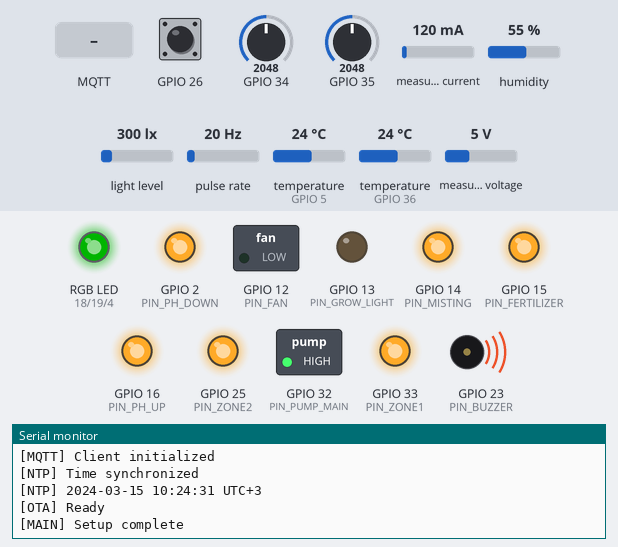
Recording of a sketch running on a simulated ESP32. Parts: switched loads named in the sketch (green lamp = pin HIGH), an RGB LED mixed from three pins (HIGH = lit), output pins drawn as LEDs (lit = HIGH), buzzer (waves = sounding, pin HIGH), the last lines printed to the serial monitor. Wiring (inferred from the names in the program): pulse sensor: data GPIO 27. The test bench sets the inputs (shaded band); at power-on: GPIO 26 HIGH, GPIO 34 = 2048, GPIO 35 = 2048, measured current 120 mA, humidity 55 %, light level 300 lx, pulse rate 20 Hz, temperature (sensors on GPIO 5, GPIO 36) 24 °C, measured voltage 5 V. Dim RGB values are drawn brighter than linear; WiFi joins after 1.5 s; servers stay silent unless stated; the local clock reads 2024-03-15 10:24:30 at power-on unless the sketch sets it; random numbers use the default seed unless the sketch sets one; no MQTT or app messages arrive unless stated.

Above: at 2.7 s.
2.8 s: MQTT message "pump_main" arrives on the first subscribed topic
At 4.2 s:
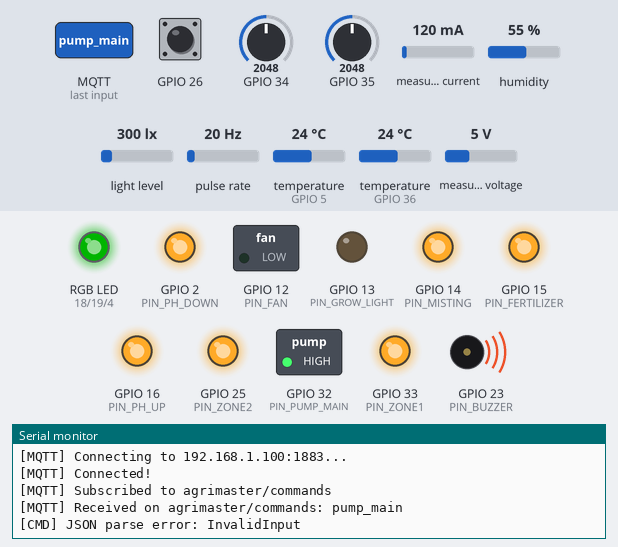
4.5 s: MQTT message "zone1" arrives on the first subscribed topic
At 5.7 s:
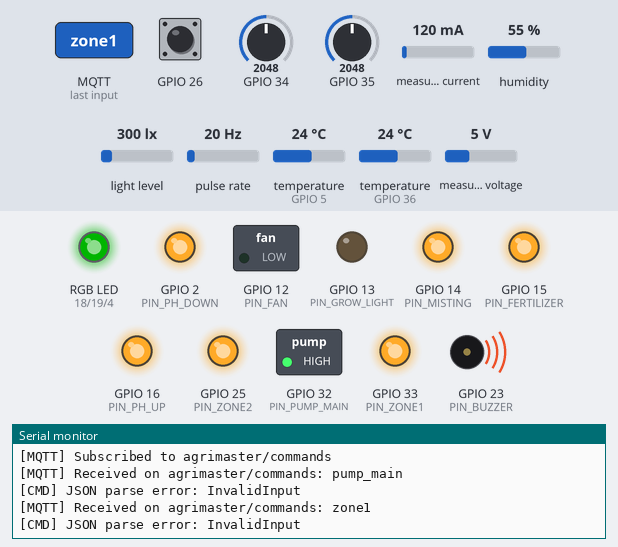
8.4 s: MQTT message "fertilizer" arrives on the first subscribed topic
At 9.9 s:
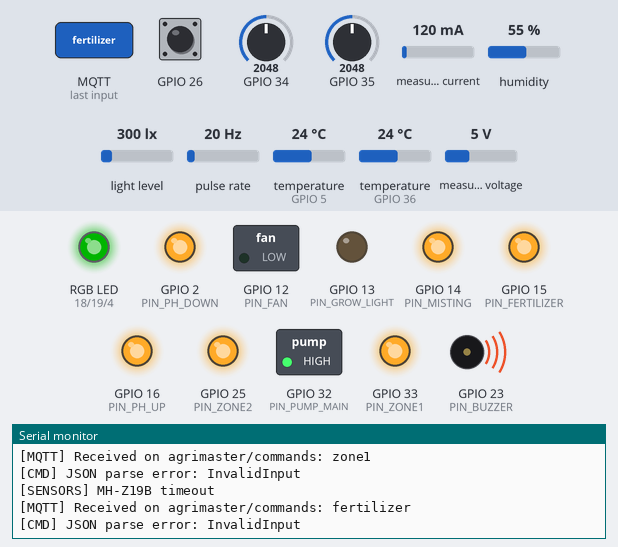

The sketch:

main.ino
```cpp
/*
 * AgriMaster Pro — Main ESP32 Firmware
 * Reads all sensors, publishes to MQTT, receives actuator commands.
 * Non-blocking loop using millis().
 */

#include "config.h"
#include "sensors.h"
#include "wifi_manager.h"
#include "ota_update.h"
#include <ArduinoJson.h>

// ═══ Actuator State ═══
struct ActuatorState {
  bool pump_main;
  bool zone1;
  bool zone2;
  bool misting;
  uint8_t fan_speed;    // 0-255
  uint8_t light_pwm;    // 0-255
  bool fertilizer;
  bool ph_down;
  bool ph_up;
  bool buzzer;
};

static ActuatorState actuators = {false,false,false,false,0,0,false,false,false,false};

// ═══ Timed auto-off tracking ═══
struct TimedAction {
  bool active;
  unsigned long off_at;
  uint8_t pin;
};
#define MAX_TIMED 10
static TimedAction timedActions[MAX_TIMED];

// ═══ Timing ═══
static unsigned long lastSensorRead = 0;
static unsigned long lastPublish = 0;
static unsigned long lastMqttConnected = 0;
static SensorReadings latestReadings;

// ═══ Sensor Buffers ═══
extern SensorBuffer buffers[10];

// ═══ Actuator pin helper ═══
void set_relay(uint8_t pin, bool on) {
  digitalWrite(pin, on ? LOW : HIGH);  // Active LOW relays
}

void init_actuator_pins() {
  uint8_t relayPins[] = {PIN_PUMP_MAIN, PIN_ZONE1, PIN_ZONE2, PIN_MISTING,
                         PIN_FERTILIZER, PIN_PH_DOWN, PIN_PH_UP, PIN_BUZZER};
  for (auto pin : relayPins) {
    pinMode(pin, OUTPUT);
    digitalWrite(pin, HIGH);  // OFF (active LOW)
  }
  // PWM channels
  ledcSetup(FAN_CHANNEL, PWM_FREQ, PWM_RESOLUTION);
  ledcAttachPin(PIN_FAN, FAN_CHANNEL);
  ledcSetup(LIGHT_CHANNEL, PWM_FREQ, PWM_RESOLUTION);
  ledcAttachPin(PIN_GROW_LIGHT, LIGHT_CHANNEL);
  ledcSetup(LED_R_CHANNEL, PWM_FREQ, PWM_RESOLUTION);
  ledcAttachPin(PIN_LED_R, LED_R_CHANNEL);
  ledcSetup(LED_G_CHANNEL, PWM_FREQ, PWM_RESOLUTION);
  ledcAttachPin(PIN_LED_G, LED_G_CHANNEL);
  ledcSetup(LED_B_CHANNEL, PWM_FREQ, PWM_RESOLUTION);
  ledcAttachPin(PIN_LED_B, LED_B_CHANNEL);
}

void set_status_led(uint8_t r, uint8_t g, uint8_t b) {
  ledcWrite(LED_R_CHANNEL, r);
  ledcWrite(LED_G_CHANNEL, g);
  ledcWrite(LED_B_CHANNEL, b);
}

// ═══ Map actuator target string → pin ═══
uint8_t target_to_pin(const char* target) {
  if (strcmp(target, "pump_main") == 0) return PIN_PUMP_MAIN;
  if (strcmp(target, "zone1") == 0) return PIN_ZONE1;
  if (strcmp(target, "zone2") == 0) return PIN_ZONE2;
  if (strcmp(target, "misting") == 0) return PIN_MISTING;
  if (strcmp(target, "fertilizer") == 0) return PIN_FERTILIZER;
  if (strcmp(target, "ph_down") == 0) return PIN_PH_DOWN;
  if (strcmp(target, "ph_up") == 0) return PIN_PH_UP;
  if (strcmp(target, "buzzer") == 0) return PIN_BUZZER;
  return 0xFF;
}

void update_actuator_state(const char* target, bool val) {
  if (strcmp(target, "pump_main") == 0) actuators.pump_main = val;
  else if (strcmp(target, "zone1") == 0) actuators.zone1 = val;
  else if (strcmp(target, "zone2") == 0) actuators.zone2 = val;
  else if (strcmp(target, "misting") == 0) actuators.misting = val;
  else if (strcmp(target, "fertilizer") == 0) actuators.fertilizer = val;
  else if (strcmp(target, "ph_down") == 0) actuators.ph_down = val;
  else if (strcmp(target, "ph_up") == 0) actuators.ph_up = val;
  else if (strcmp(target, "buzzer") == 0) actuators.buzzer = val;
}

// ═══ Schedule auto-off ═══
void schedule_off(uint8_t pin, unsigned long duration_ms, const char* target) {
  for (int i = 0; i < MAX_TIMED; i++) {
    if (!timedActions[i].active) {
      timedActions[i].active = true;
      timedActions[i].pin = pin;
      timedActions[i].off_at = millis() + duration_ms;
      Serial.printf("[ACTUATOR] Scheduled auto-off for pin %d in %lu ms\n", pin, duration_ms);
      return;
    }
  }
  Serial.println("[ACTUATOR] No free timed action slots!");
}

// ═══ MQTT Command Handler ═══
void handle_command(const char* topic, const char* payload) {
  StaticJsonDocument<512> doc;
  DeserializationError err = deserializeJson(doc, payload);
  if (err) {
    Serial.printf("[CMD] JSON parse error: %s\n", err.c_str());
    return;
  }

  const char* action = doc["action"];
  const char* target = doc["target"];

  if (!action || !target) {
    Serial.println("[CMD] Missing action or target");
    return;
  }

  if (strcmp(action, "SET_RELAY") == 0) {
    bool value = doc["value"] | false;
    uint8_t pin = target_to_pin(target);
    if (pin == 0xFF) { Serial.printf("[CMD] Unknown target: %s\n", target); return; }

    set_relay(pin, value);
    update_actuator_state(target, value);
    Serial.printf("[CMD] %s → %s\n", target, value ? "ON" : "OFF");

    int duration = doc["duration_sec"] | 0;
    if (duration > 0 && value) {
      schedule_off(pin, duration * 1000UL, target);
    }
  }
  else if (strcmp(action, "SET_PWM") == 0) {
    int value = doc["value"] | 0;
    if (strcmp(target, "fan") == 0) {
      actuators.fan_speed = constrain(value, 0, 255);
      ledcWrite(FAN_CHANNEL, actuators.fan_speed);
    } else if (strcmp(target, "grow_light") == 0) {
      actuators.light_pwm = constrain(value, 0, 255);
      ledcWrite(LIGHT_CHANNEL, actuators.light_pwm);
    }
    Serial.printf("[CMD] PWM %s → %d\n", target, value);
  }

  // Publish confirmation
  StaticJsonDocument<256> conf;
  conf["device_id"] = DEVICE_ID;
  conf["action"] = action;
  conf["target"] = target;
  conf["status"] = "executed";
  conf["timestamp"] = (double)getUnixMs();  // A-03: NTP timestamp
  char confBuf[256];
  serializeJson(conf, confBuf);
  mqtt_publish(TOPIC_STATUS, confBuf);
}

// ═══ Build & publish sensor JSON ═══
void publish_sensor_data() {
  StaticJsonDocument<768> doc;
  doc["device_id"] = DEVICE_ID;
  doc["timestamp"] = (double)getUnixMs();  // A-03: proper NTP timestamp

  JsonObject sensors = doc.createNestedObject("sensors");
  sensors["temperature"] = round(latestReadings.temperature * 10) / 10.0;
  sensors["humidity"] = round(latestReadings.humidity * 10) / 10.0;
  sensors["soil_moisture"] = round(latestReadings.soil_moisture * 10) / 10.0;
  sensors["soil_temp"] = round(latestReadings.soil_temp * 10) / 10.0;
  sensors["ph"] = round(latestReadings.ph * 100) / 100.0;
  sensors["light_lux"] = round(latestReadings.light_lux);
  sensors["co2_ppm"] = round(latestReadings.co2_ppm);
  sensors["wind_kmh"] = round(latestReadings.wind_kmh * 10) / 10.0;
  sensors["rainfall_mm"] = round(latestReadings.rainfall_mm * 10) / 10.0;
  sensors["power_w"] = round(latestReadings.power_w * 10) / 10.0;

  JsonObject acts = doc.createNestedObject("actuators");
  acts["pump_main"] = actuators.pump_main;
  acts["zone1"] = actuators.zone1;
  acts["zone2"] = actuators.zone2;
  acts["misting"] = actuators.misting;
  acts["fan_speed"] = actuators.fan_speed;
  acts["light_pwm"] = actuators.light_pwm;
  acts["fertilizer"] = actuators.fertilizer;
  acts["ph_down"] = actuators.ph_down;
  acts["ph_up"] = actuators.ph_up;

  char buffer[768];
  serializeJson(doc, buffer);
  mqtt_publish(TOPIC_SENSORS, buffer);
}

// ═══ SETUP ═══
void setup() {
  Serial.begin(115200);
  Serial.println("\n═══ AgriMaster Pro v1.0 ═══");

  memset(timedActions, 0, sizeof(timedActions));

  init_actuator_pins();
  sensors_init();

  wifi_init();
  mqtt_init();
  mqtt_set_command_callback(handle_command);

  if (wifi_is_connected()) {
    syncNTP();  // A-03: Sync time via NTP after WiFi connects
    ota_init();
  }

  set_status_led(0, 64, 0);  // Green = ready
  Serial.println("[MAIN] Setup complete");
}

// ═══ LOOP ═══
void loop() {
  unsigned long now = millis();

  // OTA handling
  if (wifi_is_connected()) {
    ota_handle();
  }

  // MQTT keep-alive
  mqtt_loop();
  if (mqtt_is_connected()) {
    lastMqttConnected = now;
  }

  // ─── Read sensors (non-blocking) ───
  if (now - lastSensorRead >= SENSOR_READ_MS) {
    lastSensorRead = now;
    latestReadings = sensors_read_all();

    // Push to circular buffers for outlier detection
    float vals[] = {
      latestReadings.temperature, latestReadings.humidity,
      latestReadings.soil_moisture, latestReadings.soil_temp,
      latestReadings.ph, latestReadings.light_lux,
      latestReadings.co2_ppm, latestReadings.wind_kmh,
      latestReadings.rainfall_mm, latestReadings.power_w
    };
    for (int i = 0; i < 10; i++) {
      if (latestReadings.valid[i]) {
        sensors_push_buffer(&buffers[i], vals[i]);
      }
    }
  }

  // ─── Publish to MQTT ───
  if (now - lastPublish >= PUBLISH_MS) {
    lastPublish = now;
    if (mqtt_is_connected()) {
      publish_sensor_data();
    }
  }

  // ─── Process timed auto-off ───
  for (int i = 0; i < MAX_TIMED; i++) {
    if (timedActions[i].active && now >= timedActions[i].off_at) {
      digitalWrite(timedActions[i].pin, HIGH);  // OFF
      Serial.printf("[ACTUATOR] Auto-off pin %d\n", timedActions[i].pin);
      timedActions[i].active = false;
    }
  }

  // ─── Watchdog: reconnect WiFi if MQTT lost too long ───
  if (!mqtt_is_connected() && (now - lastMqttConnected > WATCHDOG_TIMEOUT_MS)) {
    Serial.println("[WATCHDOG] MQTT lost >60s, reconnecting WiFi...");
    set_status_led(64, 0, 0);  // Red = error
    wifi_reconnect();
    lastMqttConnected = now; // Reset to avoid rapid retries
  }

  // Short yield to prevent WDT reset
  yield();
}
```

ota_update.cpp
```cpp
/*
 * AgriMaster Pro — OTA (Over-The-Air) Update Implementation
 * Allows firmware updates over WiFi without physical USB connection.
 */
#include "ota_update.h"
#include "config.h"
#include <Arduino.h>
#include <ArduinoOTA.h>

void otaSetup(const char* hostname, const char* password) {
  ArduinoOTA.setHostname(hostname);
  if (password && strlen(password) > 0) {
    ArduinoOTA.setPassword(password);
  }
  ArduinoOTA.setPort(3232);

  ArduinoOTA.onStart([]() {
    String type = (ArduinoOTA.getCommand() == U_FLASH) ? "firmware" : "filesystem";
    Serial.println("[OTA] Start updating " + type);
  });

  ArduinoOTA.onEnd([]() {
    Serial.println("\n[OTA] Update complete! Rebooting...");
  });

  ArduinoOTA.onProgress([](unsigned int progress, unsigned int total) {
    Serial.printf("[OTA] Progress: %u%%\r", (progress / (total / 100)));
  });

  ArduinoOTA.onError([](ota_error_t error) {
    Serial.printf("[OTA] Error[%u]: ", error);
    if (error == OTA_AUTH_ERROR) Serial.println("Auth Failed");
    else if (error == OTA_BEGIN_ERROR) Serial.println("Begin Failed");
    else if (error == OTA_CONNECT_ERROR) Serial.println("Connect Failed");
    else if (error == OTA_RECEIVE_ERROR) Serial.println("Receive Failed");
    else if (error == OTA_END_ERROR) Serial.println("End Failed");
  });

  ArduinoOTA.begin();
  Serial.printf("[OTA] Ready (hostname: %s, port: 3232)\n", hostname);
}

void otaHandle() {
  ArduinoOTA.handle();
}
```

ota_update.h
```cpp
#ifndef OTA_UPDATE_H
#define OTA_UPDATE_H

#include <ArduinoOTA.h>
#include <WiFi.h>
#include "config.h"

inline void ota_init() {
  ArduinoOTA.setHostname(DEVICE_ID);
  ArduinoOTA.setPort(3232);

  ArduinoOTA.onStart([]() {
    String type = (ArduinoOTA.getCommand() == U_FLASH) ? "firmware" : "filesystem";
    Serial.println("[OTA] Start updating " + type);
  });

  ArduinoOTA.onEnd([]() {
    Serial.println("\n[OTA] Update complete!");
  });

  ArduinoOTA.onProgress([](unsigned int progress, unsigned int total) {
    Serial.printf("[OTA] Progress: %u%%\r", (progress / (total / 100)));
  });

  ArduinoOTA.onError([](ota_error_t error) {
    Serial.printf("[OTA] Error[%u]: ", error);
    if (error == OTA_AUTH_ERROR) Serial.println("Auth Failed");
    else if (error == OTA_BEGIN_ERROR) Serial.println("Begin Failed");
    else if (error == OTA_CONNECT_ERROR) Serial.println("Connect Failed");
    else if (error == OTA_RECEIVE_ERROR) Serial.println("Receive Failed");
    else if (error == OTA_END_ERROR) Serial.println("End Failed");
  });

  ArduinoOTA.begin();
  Serial.println("[OTA] Ready");
}

inline void ota_handle() {
  ArduinoOTA.handle();
}

#endif
```

sensors.h
```cpp
#ifndef SENSORS_H
#define SENSORS_H

#include <Arduino.h>

struct SensorReadings {
  float temperature;
  float humidity;
  float soil_moisture;
  float soil_temp;
  float ph;
  float light_lux;
  float co2_ppm;
  float wind_kmh;
  float rainfall_mm;
  float power_w;
  bool valid[10]; // validity flag per sensor
};

// Circular buffer for outlier detection
struct SensorBuffer {
  float data[60];
  int head;
  int count;
  float sum;
  float sum_sq;
};

void sensors_init();
SensorReadings sensors_read_all();
float sensors_get_rolling_avg(SensorBuffer* buf);
float sensors_get_rolling_std(SensorBuffer* buf);
void sensors_push_buffer(SensorBuffer* buf, float val);
bool sensors_is_suspect(SensorBuffer* buf, float val, float sigma);

// Individual sensor reads
float read_dht22_temp();
float read_dht22_humidity();
float read_soil_moisture();
float read_soil_temp();
float read_ph();
float read_light();
float read_co2();
float read_wind_speed();
float read_rainfall();
float read_power();

// Interrupt handler for rain gauge
void IRAM_ATTR rain_isr();

#endif
```

wifi_manager.cpp
```cpp
#include "wifi_manager.h"
#include "config.h"
#include <WiFi.h>
#include <PubSubClient.h>
#include <time.h>

static WiFiClient espClient;
static PubSubClient mqttClient(espClient);
static MqttCommandCallback cmdCallback = nullptr;
static unsigned long lastMqttAttempt = 0;

// ═══ Internal MQTT callback ═══
static void mqtt_internal_callback(char* topic, byte* payload, unsigned int length) {
  char msg[512];
  unsigned int len = min(length, (unsigned int)511);
  memcpy(msg, payload, len);
  msg[len] = '\0';

  Serial.printf("[MQTT] Received on %s: %s\n", topic, msg);

  if (cmdCallback) {
    cmdCallback(topic, msg);
  }
}

// ═══ WiFi ═══
void wifi_init() {
  WiFi.mode(WIFI_STA);
  WiFi.begin(WIFI_SSID, WIFI_PASS);
  Serial.printf("[WIFI] Connecting to %s", WIFI_SSID);

  int attempts = 0;
  while (WiFi.status() != WL_CONNECTED && attempts < 20) {
    delay(500);
    Serial.print(".");
    attempts++;
  }

  if (WiFi.status() == WL_CONNECTED) {
    Serial.printf("\n[WIFI] Connected! IP: %s\n", WiFi.localIP().toString().c_str());
  } else {
    Serial.println("\n[WIFI] Connection failed, will retry...");
  }
}

bool wifi_is_connected() {
  return WiFi.status() == WL_CONNECTED;
}

void wifi_reconnect() {
  if (WiFi.status() == WL_CONNECTED) return;
  Serial.println("[WIFI] Reconnecting...");
  WiFi.disconnect();
  WiFi.begin(WIFI_SSID, WIFI_PASS);
}

// ═══ MQTT ═══
void mqtt_init() {
  mqttClient.setServer(MQTT_BROKER, MQTT_PORT);
  mqttClient.setCallback(mqtt_internal_callback);
  mqttClient.setBufferSize(1024);
  Serial.println("[MQTT] Client initialized");
}

bool mqtt_is_connected() {
  return mqttClient.connected();
}

void mqtt_reconnect() {
  if (mqttClient.connected()) return;
  if (millis() - lastMqttAttempt < MQTT_RETRY_MS) return;
  lastMqttAttempt = millis();

  Serial.printf("[MQTT] Connecting to %s:%d...\n", MQTT_BROKER, MQTT_PORT);
  String clientId = String(DEVICE_ID) + "_" + String(random(0xFFFF), HEX);

  if (mqttClient.connect(clientId.c_str())) {
    Serial.println("[MQTT] Connected!");
    mqttClient.subscribe(TOPIC_CMD);
    Serial.printf("[MQTT] Subscribed to %s\n", TOPIC_CMD);

    // Publish online status
    String status = "{\"device_id\":\"" + String(DEVICE_ID) + "\",\"status\":\"online\"}";
    mqttClient.publish(TOPIC_STATUS, status.c_str(), true);
  } else {
    Serial.printf("[MQTT] Failed, rc=%d. Will retry in %dms\n",
                  mqttClient.state(), MQTT_RETRY_MS);
  }
}

void mqtt_loop() {
  if (!mqttClient.connected()) {
    mqtt_reconnect();
  }
  mqttClient.loop();
}

void mqtt_publish(const char* topic, const char* payload) {
  if (!mqttClient.connected()) return;
  bool ok = mqttClient.publish(topic, payload);
  if (!ok) {
    Serial.printf("[MQTT] Publish failed to %s\n", topic);
  }
}

void mqtt_subscribe(const char* topic) {
  if (mqttClient.connected()) {
    mqttClient.subscribe(topic);
  }
}

void mqtt_set_command_callback(MqttCommandCallback cb) {
  cmdCallback = cb;
}

// ═══ NTP Time Sync (A-03) ═══
void syncNTP() {
  configTime(TIMEZONE_OFFSET_SEC, 0, "pool.ntp.org", "time.nist.gov");
  struct tm timeinfo;
  int retries = 0;
  while (!getLocalTime(&timeinfo) && retries < 20) {
    delay(500);
    retries++;
  }
  if (retries < 20) {
    Serial.println("[NTP] Time synchronized");
    Serial.printf("[NTP] %04d-%02d-%02d %02d:%02d:%02d UTC+3\n",
                  timeinfo.tm_year+1900, timeinfo.tm_mon+1, timeinfo.tm_mday,
                  timeinfo.tm_hour, timeinfo.tm_min, timeinfo.tm_sec);
  } else {
    Serial.println("[NTP] Time sync failed after 20 retries");
  }
}

uint64_t getUnixMs() {
  struct timeval tv;
  gettimeofday(&tv, NULL);
  return (uint64_t)(tv.tv_sec) * 1000ULL + (tv.tv_usec / 1000ULL);
}
```

wifi_manager.h
```cpp
#ifndef WIFI_MANAGER_H
#define WIFI_MANAGER_H

#include <Arduino.h>

void wifi_init();
bool wifi_is_connected();
void wifi_reconnect();

void mqtt_init();
bool mqtt_is_connected();
void mqtt_reconnect();
void mqtt_loop();
void mqtt_publish(const char* topic, const char* payload);
void mqtt_subscribe(const char* topic);

// Callback type for incoming MQTT commands
typedef void (*MqttCommandCallback)(const char* topic, const char* payload);
void mqtt_set_command_callback(MqttCommandCallback cb);

// NTP time sync (A-03)
void syncNTP();
uint64_t getUnixMs();

#endif
```

Source omitted: sensors.cpp (7654 bytes), config.h (2303 bytes)

Measured:
- after the input at 2.8 s, the serial monitor: prints a new line after 0.25 s (image 1)
- after the input at 4.5 s, the serial monitor: prints a new line at once (image 2)
- after the input at 8.4 s, the serial monitor: prints a new line at once (image 3)
